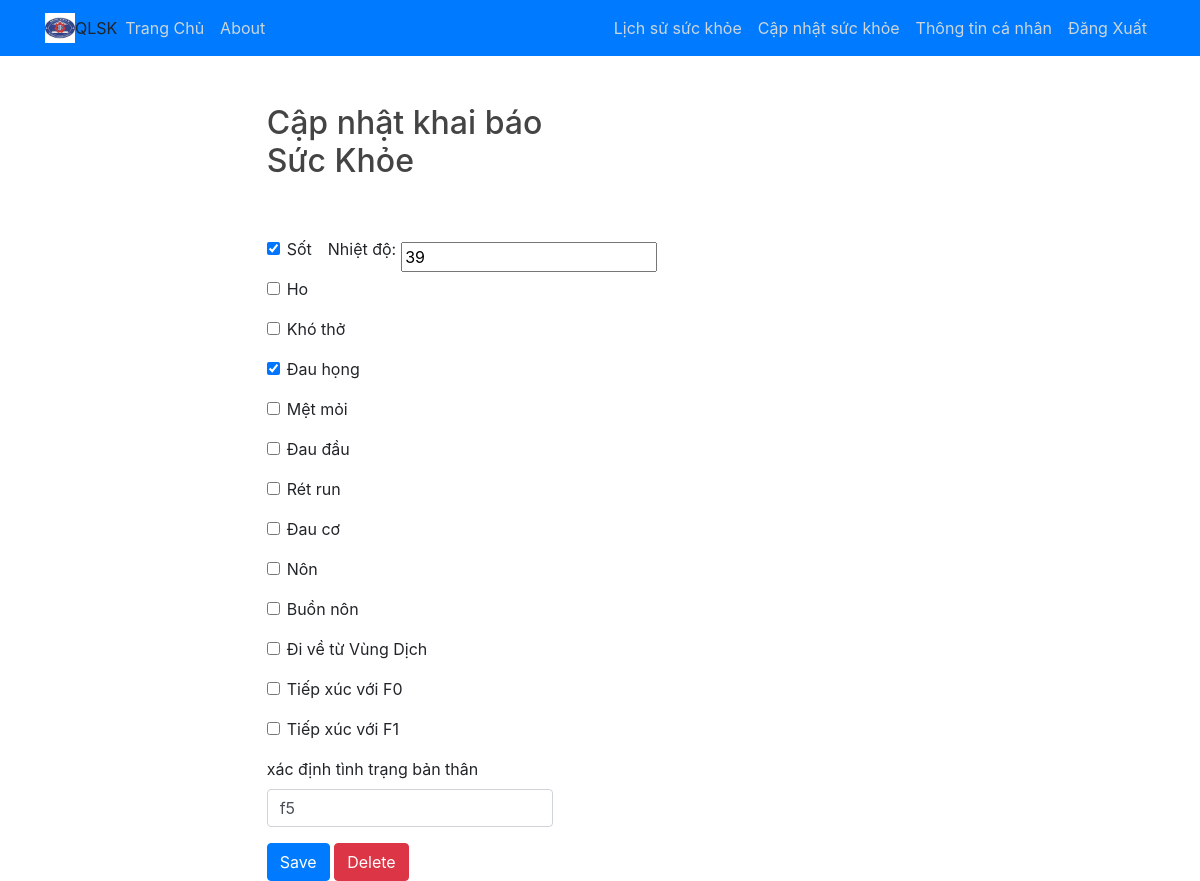
/todo/2 (signed in), run on the app's committed database.
### users/models.py (models this page shows, shortened)
class Todo(models.Model):
    created = models.DateTimeField(auto_now_add=True)
    sot = models.BooleanField(default=False)
    nhiet_do = models.IntegerField(default=37 ,null=True)
    ho = models.BooleanField(default=False)
    dau_hong = models.BooleanField(default=False)
    met_moi = models.BooleanField(default=False)
    dau_dau = models.BooleanField(default=False)
    ret_run = models.BooleanField(default=False)
    dau_co = models.BooleanField(default=False)
    non = models.BooleanField(default=False)
    buon_non = models.BooleanField(default=False)
    kho_tho = models.BooleanField(default=False)
    tiepxuc_f0 = models.BooleanField(default=False)
    tiepxuc_f1 = models.BooleanField(default=False)
    vung_dich = models.BooleanField(default=False)
    tt_banthan = models.CharField(max_length=100, blank=True)
    user = models.ForeignKey(User, on_delete=models.CASCADE)

### users/views.py (the view, shortened to what this page needs)
# urls.py: path('todo/<int:todo_pk>', user_views.viewtodo, name='viewtodo'),
@login_required
def viewtodo(request, todo_pk):
    todo = get_object_or_404(Todo, pk=todo_pk, user=request.user)
    if request.method == 'GET':
        form = TodoForm(instance=todo)
        return render(request, 'users/viewtodo.html', {'todo':todo, 'form':form})

### users/forms.py
class TodoForm(ModelForm):
    class Meta:
        model = Todo
        fields = ['sot', 'nhiet_do','ho', 'kho_tho','dau_hong', 'met_moi','dau_dau','ret_run','dau_co','non','buon_non', 'tiepxuc_f0','tiepxuc_f1','vung_dich','tt_banthan']

### users/templates/users/viewtodo.html (shortened to what this page needs)
{% extends "blog/base.html" %}
{% block content %}
    <div class="row justify-content-center mt-5">
        <div class="col-md-5">
            <h2>Cập nhật khai báo Sức Khỏe</h2>
        </div>
    </div>
    <div class="row justify-content-center mt-5">
        <div class="col-md-5">
            <form method="POST">
                <div class="form-group form-check">
                    <input type="checkbox" name="sot" class="form-check-input" id="sot" {% if todo.sot %}checked{% endif %}>
                    <label class="form-check-label" for="ho">Sốt&emsp;Nhiệt độ: &emsp;</label>
                    <input type="interger" name="nhiet_do" class="form-check-input" id="nhiet_do" value= "{{ todo.nhiet_do }}">
                </div>
                <div class="form-group form-check">
                    <input type="checkbox" name="ho" class="form-check-input" id="ho" {% if todo.ho %}checked{% endif %}>
                    <label class="form-check-label" for="ho">Ho</label>
                </div>
                <div class="form-group form-check">
                    <input type="checkbox" name="kho_tho" class="form-check-input" id="kho_tho" {% if todo.kho_tho %}checked{% endif %}>
                    <label class="form-check-label" for="kho_tho">Khó thở</label>
                </div>
                <div class="form-group form-check">
                    <input type="checkbox" name="dau_hong" class="form-check-input" id="dau_hong" {% if todo.dau_hong %}checked{% endif %}>
                    <label class="form-check-label" for="dau_hong">Đau họng</label>
                </div>
                <div class="form-group form-check">
                    <input type="checkbox" name="met_moi" class="form-check-input" id="met_moi" {% if todo.met_moi %}checked{% endif %}>
                    <label class="form-check-label" for="met_moi">Mệt mỏi</label>
                </div>
                <div class="form-group form-check">
                    <input type="checkbox" name="dau_dau" class="form-check-input" id="dau_dau" {% if todo.kho_tho %}checked{% endif %}>
                    <label class="form-check-label" for="dau_dau">Đau đầu</label>
                </div>
                <div class="form-group form-check">
                    <input type="checkbox" name="ret_run" class="form-check-input" id="ret_run" {% if todo.ret_run %}checked{% endif %}>
                    <label class="form-check-label" for="ret_run">Rét run</label>
                </div>
                <div class="form-group form-check">
                    <input type="checkbox" name="dau_co" class="form-check-input" id="dau_co" {% if todo.dau_co %}checked{% endif %}>
                    <label class="form-check-label" for="dau_co">Đau cơ</label>
                </div>
                <div class="form-group form-check">
                    <input type="checkbox" name="non" class="form-check-input" id="non" {% if todo.non %}checked{% endif %}>
                    <label class="form-check-label" for="non">Nôn</label>
                </div>
                <div class="form-group form-check">
                    <input type="checkbox" name="buon_non" class="form-check-input" id="buon_non" {% if todo.buon_non %}checked{% endif %}>
                    <label class="form-check-label" for="buon_non">Buồn nôn</label>
                </div>
                <div class="form-group form-check">
                    <input type="checkbox" name="vung_dich" class="form-check-input" id="vung_dich" {% if todo.vung_dich %}checked{% endif %}>
                    <label class="form-check-label" for="vung_dich">Đi về từ Vùng Dịch</label>
                </div>
                <div class="form-group form-check">
                    <input type="checkbox" name="tiepxuc_f0" class="form-check-input" id="tiepxuc_f0" {% if todo.tiepxuc_f0 %}checked{% endif %}>
                    <label class="form-check-label" for="tiepxuc_f0">Tiếp xúc với F0</label>
                </div>
                <div class="form-group form-check">
                    <input type="checkbox" name="tiepxuc_f1" class="form-check-input" id="tiepxuc_f1" {% if todo.tiepxuc_f1 %}checked{% endif %}>
                    <label class="form-check-label" for="tiepxuc_f0">Tiếp xúc với F1</label>
                </div>
                <div class="form-group">
                    <label for="tt_banthan">xác định tình trạng bản thân </label>
                    <input type="text" name="tt_banthan" class="form-control" id="tt_banthan" value="{{ todo.tt_banthan }}" required>
                </div>
                <button type="submit" class="btn btn-primary">Save</button>
                <button type="button" class="btn btn-danger" onclick="$('#delete').click()">Delete</button>
            </form>
        </div>
    </div>
{% endblock %}

### blog/static/blog/main.css (style rules this page uses)
h1, h2, h3, h4, h5, h6 { color: #444444; }

### data on the page
Todo: sot "☑", nhiet_do "39", dau_hong "☑", tt_banthan "f5"
